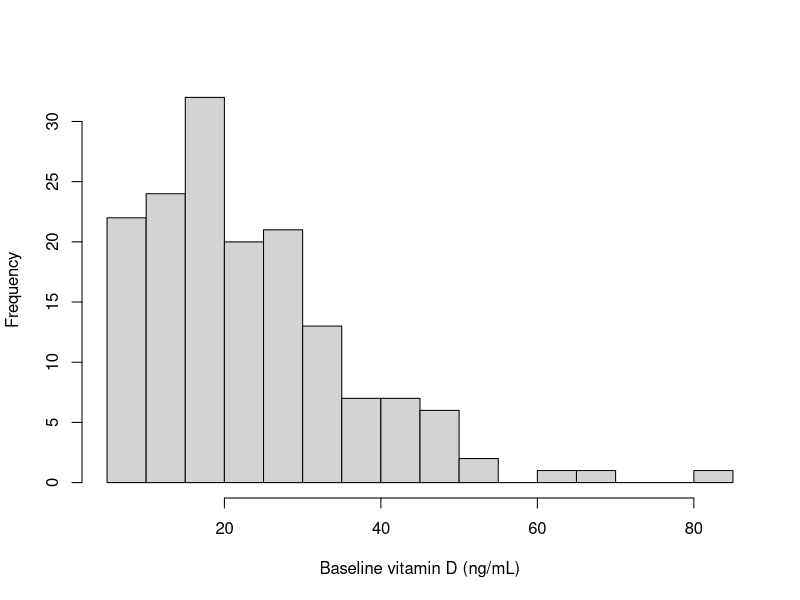
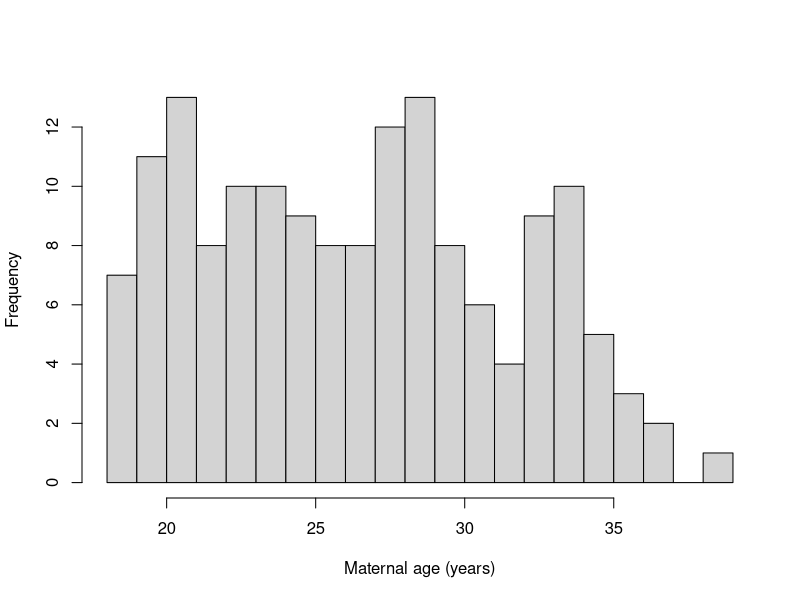
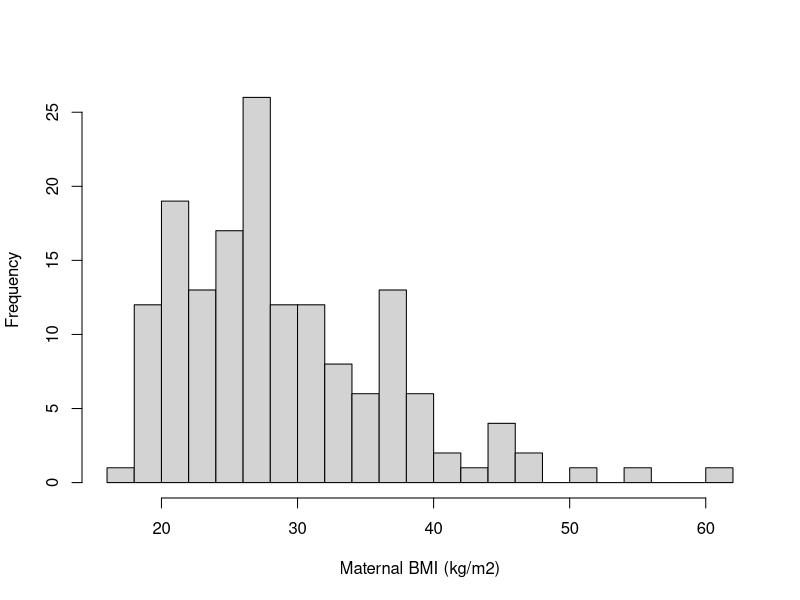
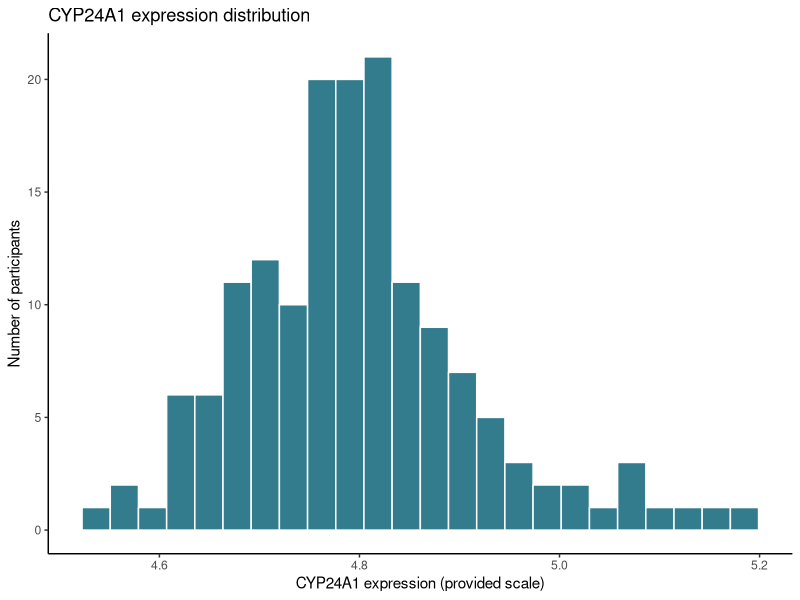
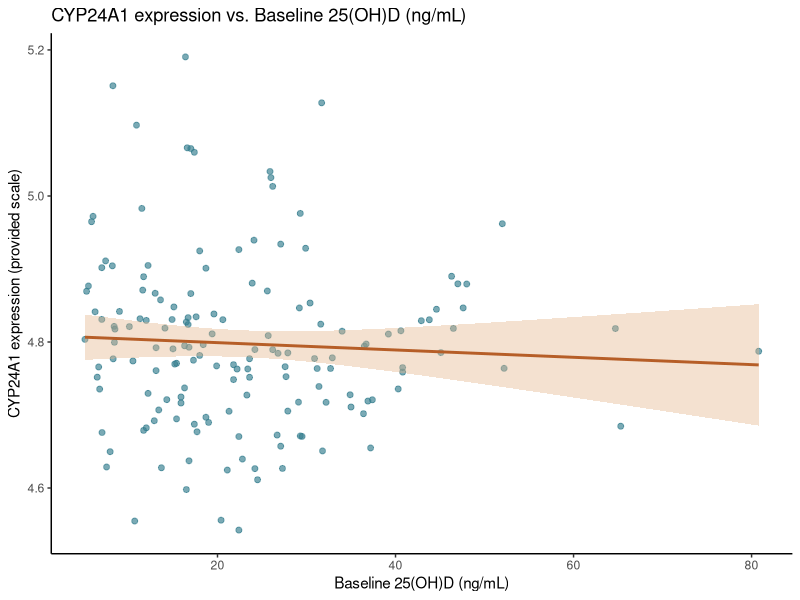
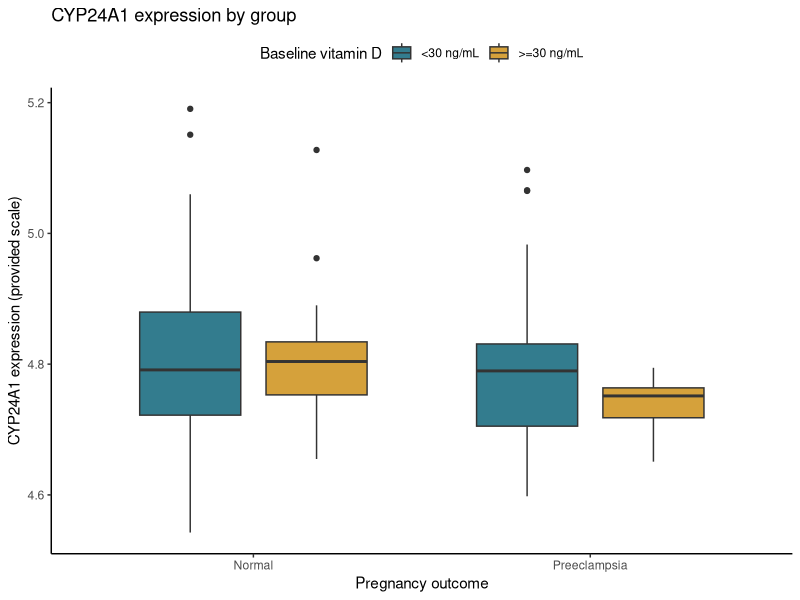
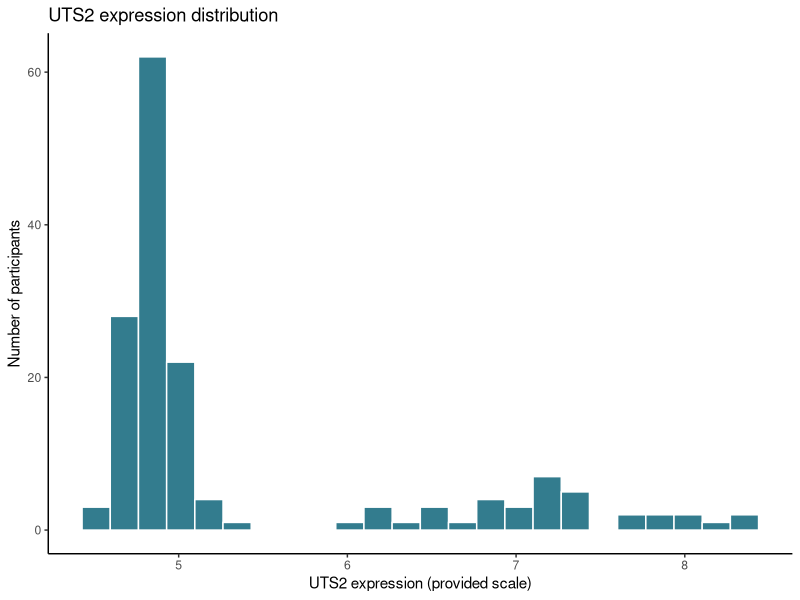
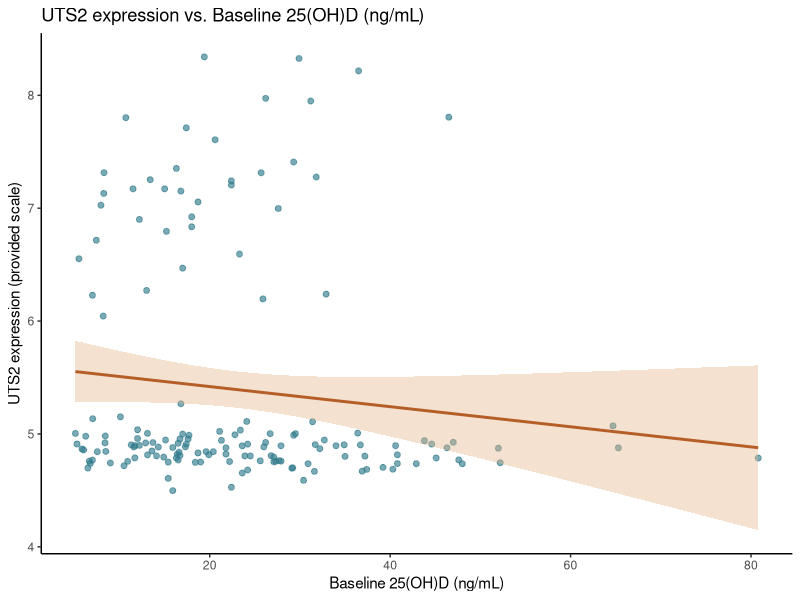

Generate these figures, in order, with R:
## ---- chunk 1

knitr::opts_chunk$set(echo = TRUE, message = FALSE, warning = FALSE,
                      fig.path = "final_figures/")
## ---- chunk 2

library(ggplot2)
library(knitr)
library(kableExtra)
library(pheatmap)
## ---- chunk 3
# Read  files
covar_raw <- read.csv("GSE85307_covar-1.csv")
expr_raw <- read.csv("GSE85307_geneExpression.csv", row.names = 1)
link_raw <- read.csv("GSE85307_geneNames.csv")
## ---- chunk 4
# Keep the raw data and clean a working copy.
clean <- covar_raw
for (v in names(clean)[3:10]) {
  # Remove everything up to the last ": " so only the value remains.
  clean[, v] <- sub(".*: ", "", clean[, v])
}
## ---- chunk 5
# Convert the five continuous covariates from text to numbers.
num_vars <- c("mat_age_yrs", "delivery_gestAge_wks",
              "sampleCollection_gestAge_wks", "mat_BMI", "mat_vitD")
for (v in num_vars) {
  clean[, v] <- as.numeric(clean[, v])
}
## ---- chunk 6
# Check unique sample IDs and membership before arranging columns.
length(table(clean$geoID)) == nrow(clean)
length(table(colnames(expr_raw))) == ncol(expr_raw)
all(clean$geoID %in% colnames(expr_raw))
all(colnames(expr_raw) %in% clean$geoID)
## ---- chunk 7
# Select expression columns by sample ID, not by their original positions.
expr <- expr_raw[, clean$geoID]
all(colnames(expr) == clean$geoID)
## ---- chunk 8
# Match probe IDs to gene names using named rows in the linker file.
rownames(link_raw) <- as.character(link_raw$PROBEID)
all(rownames(expr) %in% rownames(link_raw))
gene_names <- link_raw[rownames(expr), "GENE"]
sum(is.na(gene_names))
length(table(gene_names)) == nrow(expr)
rownames(expr) <- gene_names
## ---- chunk 9
# Define the outcome factor and the derived vitamin D group.
clean$preg_preeclampsia <- factor(clean$preg_preeclampsia,
                                  levels = c("Normal", "Preeclampsia"))
clean$vitD_group <- factor(
  ifelse(clean$mat_vitD < 30, "<30 ng/mL", ">=30 ng/mL"),
  levels = c("<30 ng/mL", ">=30 ng/mL"))
## ---- chunk 10
# Transpose to one participant per row, then combine the matched data.
all_genes <- as.data.frame(t(expr))
analysis_data <- cbind(clean, all_genes)
## ---- chunk 11
# Inspect dimensions, missing values, and the four subgroup counts.
# No participants were removed, so the final sample size is 157.
dim(expr)
nrow(analysis_data)
sum(is.na(clean))
sum(is.na(expr))
table(clean$preg_preeclampsia, clean$vitD_group)
## ---- chunk 12
# Produce the three plot types for one or more genes.
# categorical contains the names of exactly two categorical covariates.
# continuous_label and categorical_labels set readable axis and legend titles.

make_gene_plots <- function(data, genes, continuous, categorical,
                            continuous_label = continuous,
                            categorical_labels = categorical) {
  plots <- list()

  # Repeat the same plotting steps for every requested gene.
  for (gene in genes) {
    # Temporary names allow the function to accept column names.
    plot_data <- data.frame(
      Expression = data[, gene],
      Continuous = data[, continuous],
      Cat1 = data[, categorical[1]],
      Cat2 = data[, categorical[2]])

    # Plot 1: histogram
    histogram <- ggplot(plot_data, aes(x = Expression)) +
      geom_histogram(bins = 24, fill = "#337C8E", colour = "white") +
      labs(title = paste(gene, "expression distribution"),
           x = paste(gene, "expression (provided scale)"),
           y = "Number of participants") +
      theme_classic(base_size = 11)

    # Plot 2: scatterplot
    scatterplot <- ggplot(plot_data,
                          aes(x = Continuous, y = Expression)) +
      geom_point(colour = "#337C8E", alpha = 0.65, size = 1.7) +
      geom_smooth(method = "lm", formula = y ~ x,
                  colour = "#B65E27", fill = "#E4B48B") +
      labs(title = paste(gene, "expression vs.", continuous_label),
           x = continuous_label,
           y = paste(gene, "expression (provided scale)")) +
      theme_classic(base_size = 11)

    # Plot 3: boxplot
    boxplot <- ggplot(plot_data,
                      aes(x = Cat1, y = Expression, fill = Cat2)) +
      geom_boxplot(width = 0.6, position = position_dodge(0.75)) +
      scale_fill_manual(values = c("#337C8E", "#D5A13B")) +
      labs(title = paste(gene, "expression by group"),
           x = categorical_labels[1], fill = categorical_labels[2],
           y = paste(gene, "expression (provided scale)")) +
      theme_classic(base_size = 11) +
      theme(legend.position = "top")

    # Save plots in a named list so they can be displayed separately.
    plots[[gene]] <- list(histogram = histogram,
                          scatterplot = scatterplot,
                          boxplot = boxplot)
  }
  plots
}
## ---- chunk 13
# The same three genes as Submission 2, with readable labels for the plots.
plots <- make_gene_plots(
  data = analysis_data,
  genes = c("CYP24A1", "UTS2", "RUNDC3A"),
  continuous = "mat_vitD",
  categorical = c("preg_preeclampsia", "vitD_group"),
  continuous_label = "Baseline 25(OH)D (ng/mL)",
  categorical_labels = c("Pregnancy outcome", "Baseline vitamin D"))
## ---- chunk 14
# Distribution of baseline vitamin D.
hist(clean$mat_vitD, breaks = 20, main = "",
     xlab = "Baseline vitamin D (ng/mL)")
## ---- chunk 15
# Distribution of maternal age.
hist(clean$mat_age_yrs, breaks = 20, main = "",
     xlab = "Maternal age (years)")
## ---- chunk 16
# Distribution of maternal BMI.
hist(clean$mat_BMI, breaks = 20, main = "",
     xlab = "Maternal BMI (kg/m2)")
## ---- chunk 17
# Step 1: Summary functions from Lecture 09.
meanSD <- function(x) {
  paste0(round(mean(x), 2), " (", round(sd(x), 2), ")")
}

medianIQR <- function(x) {
  paste0(round(median(x), 2), " [",
         round(quantile(x, 1/4), 2), ", ",
         round(quantile(x, 3/4), 2), "]")
}

# n (%) for every level of a categorical variable.
catNP <- function(x) {
  paste0(table(x), " (", round(table(x) / length(x) * 100, 1), ")")
}
## ---- chunk 18
# Step 2: Stratify the table by pregnancy outcome.
normal <- clean[clean$preg_preeclampsia == "Normal", ]
preeclampsia <- clean[clean$preg_preeclampsia == "Preeclampsia", ]
## ---- chunk 19
# Step 3: Three continuous and two categorical covariates.
table1 <- data.frame(
  Variable = c("Vitamin D (ng/mL), median [Q1, Q3]",
               "Maternal age (years), mean (SD)",
               "Maternal BMI (kg/m2), median [Q1, Q3]",
               "Pregnancy outcome, n (%)", "Normal", "Preeclampsia",
               "Vitamin D group, n (%)", "<30 ng/mL", ">=30 ng/mL"),
  Overall = c(medianIQR(clean$mat_vitD), meanSD(clean$mat_age_yrs),
              medianIQR(clean$mat_BMI),
              "", catNP(clean$preg_preeclampsia),
              "", catNP(clean$vitD_group)),
  Normal = c(medianIQR(normal$mat_vitD), meanSD(normal$mat_age_yrs),
             medianIQR(normal$mat_BMI),
             "", catNP(normal$preg_preeclampsia),
             "", catNP(normal$vitD_group)),
  Preeclampsia = c(medianIQR(preeclampsia$mat_vitD),
                   meanSD(preeclampsia$mat_age_yrs),
                   medianIQR(preeclampsia$mat_BMI),
                   "", catNP(preeclampsia$preg_preeclampsia),
                   "", catNP(preeclampsia$vitD_group)))
## ---- chunk 20
# Step 4: Column names show the size of each group.
table_names <- c("Variable",
                 paste0("Overall (n = ", nrow(clean), ")"),
                 paste0("Normal (n = ", nrow(normal), ")"),
                 paste0("Preeclampsia (n = ", nrow(preeclampsia), ")"))
## ---- chunk 21
# Step 5: Print the formatted table, following Lecture 09.
kable(table1, caption = "Participant characteristics by pregnancy outcome.",
      col.names = table_names, align = c("l", "r", "r", "r")) %>%
  add_indent(positions = c(5, 6, 8, 9)) %>%
  kable_classic()
## ---- chunk 22
# Step 6: Save the same table as LaTeX code for the LaTeX report.
table_latex <- kable(table1, format = "latex",
                     caption = "Participant characteristics by pregnancy outcome.",
                     col.names = table_names, align = c("l", "r", "r", "r")) %>%
  add_indent(positions = c(5, 6, 8, 9)) %>%
  kable_classic()
writeLines(table_latex, "Table1.tex")
## ---- chunk 23
# Figure 1: CYP24A1 expression histogram.
plots$CYP24A1$histogram
## ---- chunk 24
# Figure 2: CYP24A1 vs. baseline vitamin D.
plots$CYP24A1$scatterplot
## ---- chunk 25
# Figure 3: CYP24A1 by outcome and vitamin D group.
plots$CYP24A1$boxplot
## ---- chunk 26
# Figure 4: UTS2 expression histogram.
plots$UTS2$histogram
## ---- chunk 27
# Figure 5: UTS2 vs. baseline vitamin D.
plots$UTS2$scatterplot
## ---- chunk 28
# Figure 6: UTS2 by outcome and vitamin D group.
plots$UTS2$boxplot
## ---- chunk 29
# Figure 7: RUNDC3A expression histogram.
plots$RUNDC3A$histogram
## ---- chunk 30
# Figure 8: RUNDC3A vs. baseline vitamin D.
plots$RUNDC3A$scatterplot
## ---- chunk 31
# Figure 9: RUNDC3A by outcome and vitamin D group.
plots$RUNDC3A$boxplot
## ---- chunk 32
# Figure 10: clustered heatmap of the ten most variable genes.

# 1. Select the ten genes with the highest standard deviation.
# Ranking by SD gives the same genes as ranking by variance.
gene_sd <- apply(expr, MARGIN = 1, FUN = sd)
heatmap_data <- expr[order(gene_sd, decreasing = TRUE)[1:10], ]

# 2. Tracking bar data, with one row per sample column of the heatmap.
# check.names = FALSE keeps the spaces in the tracking bar labels.
annotation_data <- data.frame(
  row.names = clean$geoID,
  "Pregnancy outcome" = clean$preg_preeclampsia,
  "Vitamin D" = clean$vitD_group,
  check.names = FALSE)

# Check that the sample IDs match the heatmap columns.
all(rownames(annotation_data) == colnames(heatmap_data))

# 3. Different colors for each tracking bar
# The list names must match the tracking bar labels above.
annotation_colors <- list(
  "Pregnancy outcome" = c("Normal" = "#559A91", "Preeclampsia" = "#C87965"),
  "Vitamin D" = c("<30 ng/mL" = "#D9B866", ">=30 ng/mL" = "#8979A8"))

# 4. Color gradient for gene expression, from low (blue) to high (red).
heatmap_colors <- colorRampPalette(
  c("#3B7185", "#78A6A5", "#F5F1E8", "#DDA184", "#C66B5B"))(100)

# 5. Clustered heatmap
pheatmap(heatmap_data,
         color = heatmap_colors,
         clustering_distance_cols = "euclidean",
         clustering_distance_rows = "euclidean",
         annotation_col = annotation_data,
         annotation_colors = annotation_colors,
         show_colnames = FALSE,
         border_color = NA)
## ---- chunk 33
# Figure 11: median expression of the ten heatmap genes by outcome.

# Sample IDs for each outcome group.
normal_ids <- clean$geoID[clean$preg_preeclampsia == "Normal"]
pe_ids <- clean$geoID[clean$preg_preeclampsia == "Preeclampsia"]

# Median expression of each heatmap gene within each outcome group.
dumbbell_data <- data.frame(
  Gene = rownames(heatmap_data),
  Normal = apply(heatmap_data[, normal_ids], MARGIN = 1, FUN = median),
  Preeclampsia = apply(heatmap_data[, pe_ids], MARGIN = 1, FUN = median))

# Difference between groups (Preeclampsia minus Normal).
dumbbell_data$Difference <- dumbbell_data$Preeclampsia - dumbbell_data$Normal

# Order genes from the largest decrease to the largest increase.
dumbbell_data$Gene <- factor(dumbbell_data$Gene,
  levels = dumbbell_data$Gene[order(dumbbell_data$Difference)])

# One row per gene and outcome, for the colored points.
point_data <- data.frame(
  Gene = rep(dumbbell_data$Gene, 2),
  Outcome = rep(c("Normal", "Preeclampsia"), each = nrow(dumbbell_data)),
  Median = c(dumbbell_data$Normal, dumbbell_data$Preeclampsia))

# Difference labels, with a plus sign for increases.
diff_label <- round(dumbbell_data$Difference, 2)
diff_label <- paste0(ifelse(diff_label > 0, "+", ""), diff_label)

# Segments join the two group medians; points show each group.
# Outcome colors match the heatmap tracking bar.
ggplot() +
  geom_segment(data = dumbbell_data,
               aes(x = Normal, xend = Preeclampsia, y = Gene, yend = Gene),
               colour = "grey60", linewidth = 1) +
  geom_point(data = point_data,
             aes(x = Median, y = Gene, colour = Outcome), size = 3) +
  annotate("text", x = 10.3, y = as.character(dumbbell_data$Gene),
           label = diff_label, size = 3.2) +
  scale_colour_manual(values = c("Normal" = "#559A91",
                                 "Preeclampsia" = "#C87965")) +
  xlim(4.5, 10.6) +
  labs(x = "Median expression (provided scale)", y = NULL,
       colour = "Pregnancy outcome") +
  theme_classic(base_size = 11) +
  theme(legend.position = "top")
## ---- chunk 34
# Versions to cite in the Methods section of the LaTeX report.
R.version.string
packageVersion("ggplot2")
packageVersion("knitr")
packageVersion("kableExtra")
packageVersion("pheatmap")
